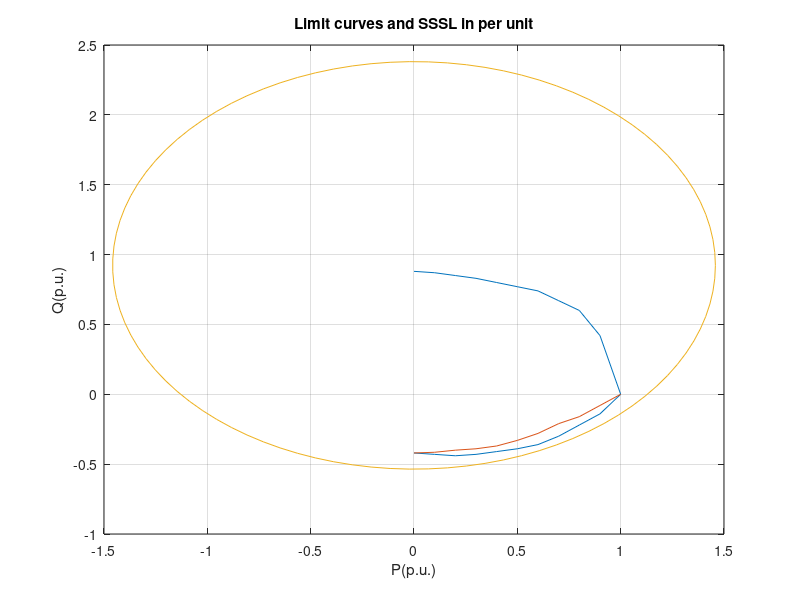
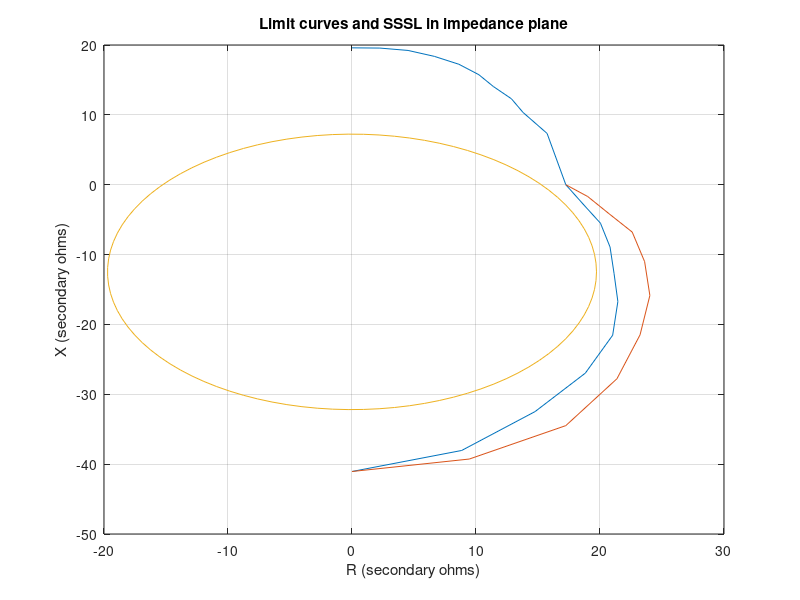
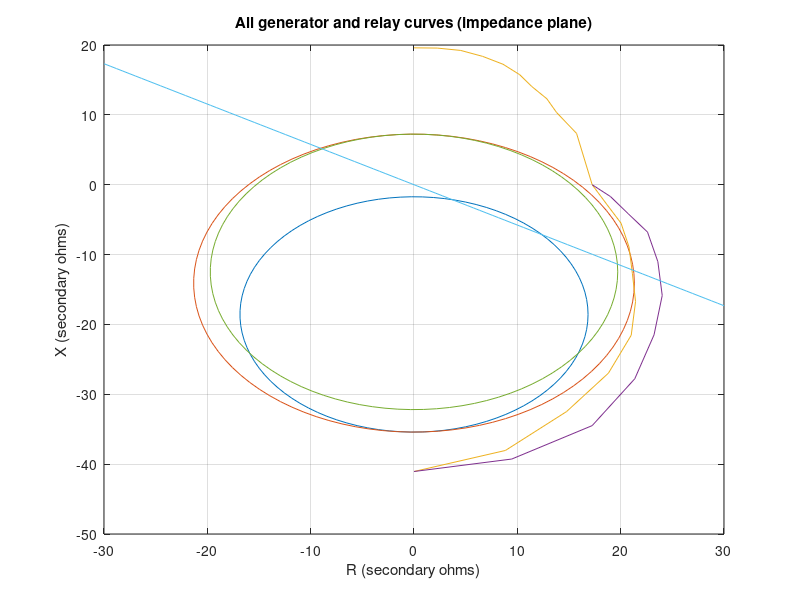

Here is the MATLAB script that generated these plots, in order:
close all
j=sqrt(-1);
kk = 180/pi;
theta = linspace(0,2*pi);
%Transcribe provided curves for thermal limits and UEL from plot into arrays
Ptherm = [0 0.1 0.2 0.3 0.4 0.5 0.6 0.7 0.8 0.9 1 0.9 0.8 0.7 0.6 0.5 0.4 0.3 0.2 0.1 0];
Qtherm = [-.42 -.43 -.44 -.43 -.41 -.39 -.36 -.3 -.22 -.14 0 .42 .6 .67 .74 .77 .8 .83 .85 .87 .88];
PUEL = [0 0.1 0.2 0.3 0.4 0.5 0.6 0.7 0.8 0.9 1];
QUEL = [-.42 -.415 -.4 -.39 -.37 -.33 -.28 -.21 -.16 -.08 0];

%Calculate equation for SSSL
Xd = 1.867;
Xdp = 0.2;
Xt = 0.32;
Xe = 0.1;
Xs = Xt + Xe;
S = 29.6;
VL = 13.8e3;
radss = 1/2*(1/Xs+1/Xd);
Qss = 1/2*(1/Xs-1/Xd);

fprintf('\nRadius of SSSL curve: %f p.u., %f MVA\n', radss, radss*S)
fprintf('Offset of SSSL curve: %f p.u., %f Mvar\n', Qss, Qss*S)

%Plot curves in p.u.
plot(Ptherm,Qtherm)
hold on
plot(PUEL,QUEL)
plot(radss*cos(theta),radss*sin(theta)+Qss)
grid on
xlabel('P(p.u.)')
ylabel('Q(p.u.)')
title('Limit curves and SSSL in per unit')

%Convert to impedance plane
CTR = 1600/5;
VTR = 8000/67;
ZTR = VTR/CTR;
Zb = VL^2/(S*10^6);

radssZ = 1/2*(Xs+Xd)*Zb/ZTR;
QssZ = -1/2*(Xd-Xs)*Zb/ZTR;
Ztherm = zeros(1,length(Ptherm));
fprintf('\nRadius of SSSL curve in impedance plane: %f secondary ohms\n', radssZ)
fprintf('Offset of SSSL curve in impedance plane: %f secondary ohms\n', QssZ)

for k = 1:length(Ztherm)
    Ztherm(k) = 1/(conj(Ptherm(k)+j*Qtherm(k)))*Zb/ZTR;
end
ZUEL = zeros(1,length(PUEL));
for k = 1:length(ZUEL)
    ZUEL(k) = 1/(conj(PUEL(k)+j*QUEL(k)))*Zb/ZTR;
end

figure
plot(real(Ztherm),imag(Ztherm))
hold on
grid on
plot(real(ZUEL),imag(ZUEL))
plot(radssZ*cos(theta),radssZ*sin(theta)+QssZ)
xlabel('R (secondary ohms)')
ylabel('X (secondary ohms)')
title('Limit curves and SSSL in impedance plane')

%Calculate inner and outer MHO circles
MHO1 = (1.1*Xd - Xdp/2)*Zb/ZTR;
radMHO1 = MHO1/2;
XMHO1 = -Xdp/2*Zb/ZTR;
cMHO1 = XMHO1 - radMHO1;
fprintf('Inner MHO radius: %f, offset: %f (secondary ohms)\n',radMHO1,cMHO1)
MHO2 = (1.1*Xd+Xt+Xe)*Zb/ZTR;
radMHO2 = MHO2/2;
XMHO2 = (Xe+Xt)*Zb/ZTR;
cMHO2 = XMHO2 - radMHO2;
fprintf('outer MHO radius: %f, offset: %f (secondary ohms)\n',radMHO2,cMHO2)

%Directional element with MTA 120:
xdir = linspace(-30,30);
ydir = xdir*tan(-30/kk);

%Final plot of all curves
figure
plot(radMHO1*cos(theta),radMHO1*sin(theta)+cMHO1)
hold on
grid on
plot(radMHO2*cos(theta),radMHO2*sin(theta)+cMHO2)
plot(real(Ztherm),imag(Ztherm))
plot(real(ZUEL),imag(ZUEL))
plot(radssZ*cos(theta),radssZ*sin(theta)+QssZ)
plot(xdir,ydir)
xlabel('R (secondary ohms)')
ylabel('X (secondary ohms)')
title('All generator and relay curves (impedance plane)')

%Algorithm to find optimal tapping for minimal M (problem 5)
tap = 1:0.1:20;
I1 = 4.184;
I2 = 4.348;

results = zeros(length(tap),length(tap));
for k = 1:length(tap)
    for n = 1:length(tap)
        results(k,n) = abs(I1/tap(k)-I2/tap(n))/(I1/tap(k))*100;
    end
end

minres = min(results(:));
[row,col]=find(results==minres);
fprintf('Taps for minimal M: Tap 1 = %g; Tap 2 = %g\n',tap(row(1)),tap(col(1)))